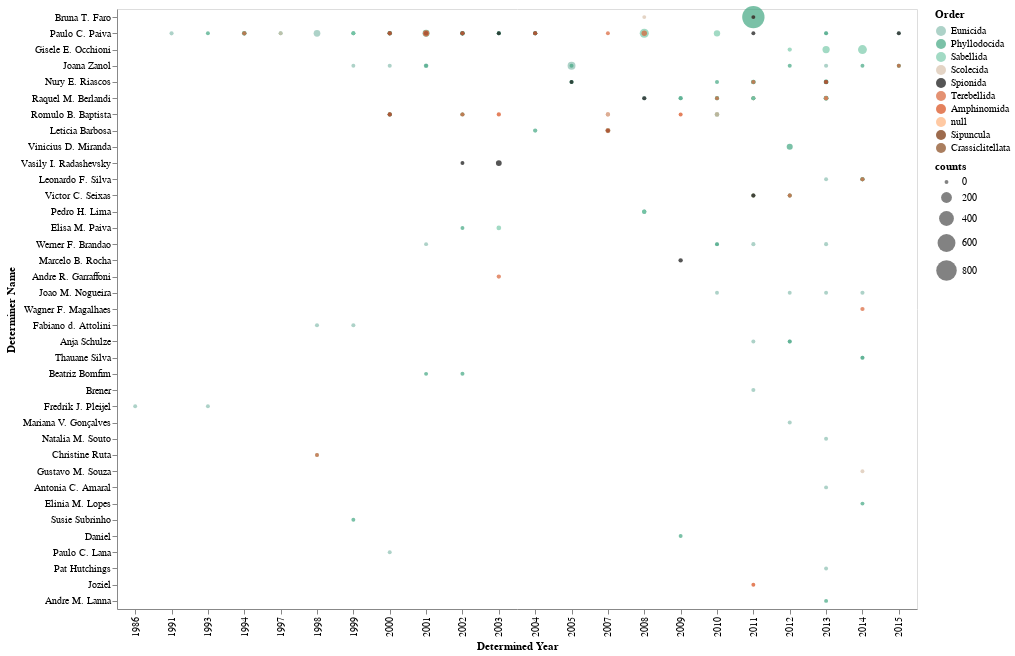

Notebook code for this chart:
### Code cell
g2 = alt.Chart(teste1[teste1['determiner_full_name'].isin(sort_list)], width=800, height=600).mark_circle().encode(
    x= alt.X('determined_year', type='ordinal', title='Determined Year'),
    y= alt.Y('determiner_full_name', type='nominal', title='Determiner Name', 
            sort=sort_list),
    size= alt.Size('counts', type="quantitative",scale=alt.Scale(range=[15, 500])),  # range ajusta tamanho do circulo
    color= alt.Color('order', type="nominal", title="Order", scale=alt.Scale(domain=ordens, range=cores)),
    tooltip= alt.Tooltip(['determiner_full_name', 'determined_year', 'counts', 'order'])
)

# saving chart
# g2.save('./graphs/determiner/counts_per_determiner-ordenado_pela_soma.html')

g2

### Figure 1 — Vega-Lite specification as saved in the notebook (floating-point values rounded to 4 significant figures; data arrays with more than 128 entries replaced by an {"elided": "..."} marker saying what was removed)
{"config": {"view": {"continuousWidth": 400, "continuousHeight": 300}}, "data": {"name": "data-be589947549c38b394a38fd57e828300"}, "mark": "circle", "encoding": {"color": {"type": "nominal", "field": "order", "scale": {"domain": ["Eunicida", "Phyllodocida", "Sabellida", "Scolecida", "Spionida", "Terebellida", "Amphinomida", NaN, "Sipuncula", "Crassiclitellata"], "range": ["#8ABFB0", "#41A681", "#7ACAAB", "#D9C2AD", "#0D0D0D", "#D96236", "#D94B18", "#FFB27C", "#732C02", "#86471B"]}, "title": "Order"}, "size": {"type": "quantitative", "field": "counts", "scale": {"range": [15, 500]}}, "tooltip": [{"type": "nominal", "field": "determiner_full_name"}, {"type": "quantitative", "field": "determined_year"}, {"type": "quantitative", "field": "counts"}, {"type": "nominal", "field": "order"}], "x": {"type": "ordinal", "field": "determined_year", "title": "Determined Year"}, "y": {"type": "nominal", "field": "determiner_full_name", "sort": ["Bruna T. Faro", "Paulo C. Paiva", "Gisele E. Occhioni", "Joana Zanol", "Nury E. Riascos", "Raquel M. Berlandi", "Romulo B. Baptista", "Leticia Barbosa", "Vinicius D. Miranda", "Vasily I. Radashevsky", "Leonardo F. Silva", "Victor C. Seixas", "Pedro H. Lima", "Elisa M. Paiva", "Werner F. Brandao", "Marcelo B. Rocha", "Andre R. Garraffoni", "Joao M. Nogueira", "Wagner F. Magalhaes", "Fabiano d. Attolini", "Anja Schulze", "Thauane Silva", "Beatriz Bomfim", "Brener", "Fredrik J. Pleijel", "Mariana V. Gonçalves", "Natalia M. Souto", "Christine Ruta", "Gustavo M. Souza", "Antonia C. Amaral", "Elinia M. Lopes", "Susie Subrinho", "Daniel", "Paulo C. Lana", "Pat Hutchings", "Joziel", "Andre M. Lanna"], "title": "Determiner Name"}}, "height": 600, "width": 800, "$schema": "https://vega.github.io/schema/vega-lite/v4.8.1.json", "datasets": {"data-be589947549c38b394a38fd57e828300": {"elided": "189 records"}}}
